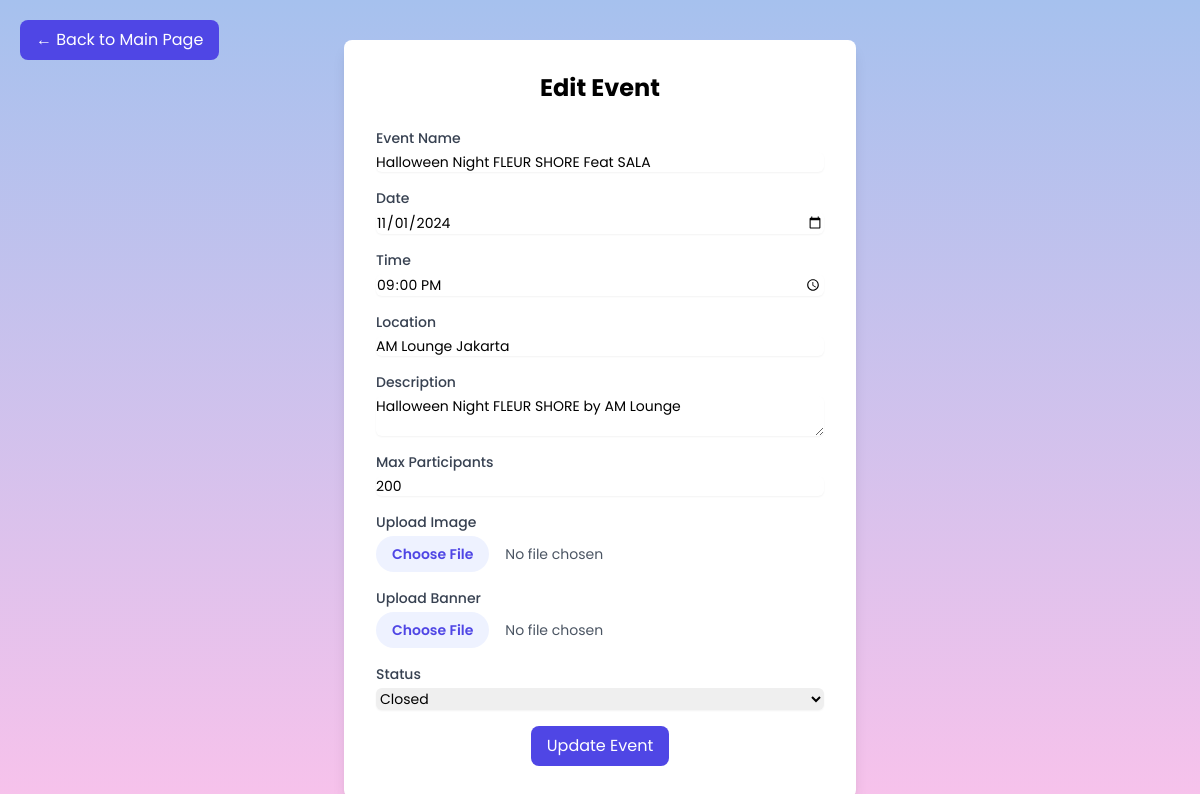
The app's page /admin/edit_event.php?id=12 (signed in) with its own data.
### tables this page shows
CREATE TABLE `events` (
  `id` int(11) NOT NULL,
  `name` varchar(255) NOT NULL,
  `date` date NOT NULL,
  `time` time DEFAULT NULL,
  `location` varchar(255) NOT NULL,
  `description` text DEFAULT NULL,
  `max_participants` int(11) NOT NULL,
  `image_path` varchar(255) DEFAULT NULL,
  `banner_path` varchar(255) DEFAULT NULL,
  `status` enum('open','closed','canceled') DEFAULT 'open',
  `details` text DEFAULT NULL,
  `location_details` varchar(255) DEFAULT NULL
);

### admin/edit_event.php (the view, shortened to what this page needs)
<?php
include 'koneksi.php';
if (isset($_GET['id'])) {
    $event_id = $_GET['id'];
    $stmt = $conn->prepare("SELECT * FROM events WHERE id = ?");
    $stmt->bind_param("i", $event_id);
    $stmt->execute();
    $result = $stmt->get_result();
    $event = $result->fetch_assoc();
} else {
    echo "No event ID specified.";
    header("Location: indexadmin.php");
    exit();
}
?>
<!DOCTYPE html>
<html lang="en">
<head>
    <script src="https://cdn.tailwindcss.com"></script>
</head>
<body class="font-[Poppins] bg-gradient-to-t from-[#fbc2eb] to-[#a6c1ee] min-h-screen flex justify-center items-center relative">
    <a href="indexadmin.php" class="absolute top-5 left-5 bg-indigo-600 text-white px-4 py-2 rounded-lg hover:bg-indigo-700 focus:ring-4 focus:ring-indigo-300">
        &larr; Back to Main Page
    </a>
    <div class="bg-white p-8 rounded-lg shadow-lg w-full max-w-lg mt-10 mb-10">
        <h1 class="text-2xl font-bold mb-6 text-center">Edit Event</h1>
        <form method="post" enctype="multipart/form-data" class="space-y-4">
            <div>
                <label class="block text-sm font-medium text-gray-700">Event Name</label>
                <input type="text" name="name" value="<?php echo $event['name'] ?? ''; ?>" class="mt-1 block w-full rounded-md border-gray-300 shadow-sm focus:border-indigo-500 focus:ring-indigo-500 sm:text-sm" required>
            </div>
            <div>
                <label class="block text-sm font-medium text-gray-700">Date</label>
                <input type="date" name="date" value="<?php echo $event['date'] ?? ''; ?>" class="mt-1 block w-full rounded-md border-gray-300 shadow-sm focus:border-indigo-500 focus:ring-indigo-500 sm:text-sm" required>
            </div>
            <div>
                <label class="block text-sm font-medium text-gray-700">Time</label>
                <input type="time" name="time" value="<?php echo $event['time'] ?? ''; ?>" class="mt-1 block w-full rounded-md border-gray-300 shadow-sm focus:border-indigo-500 focus:ring-indigo-500 sm:text-sm" required>
            </div>
            <div>
                <label class="block text-sm font-medium text-gray-700">Location</label>
                <input type="text" name="location" value="<?php echo $event['location'] ?? ''; ?>" class="mt-1 block w-full rounded-md border-gray-300 shadow-sm focus:border-indigo-500 focus:ring-indigo-500 sm:text-sm" required>
            </div>
            <div>
                <label class="block text-sm font-medium text-gray-700">Description</label>
                <textarea name="description" class="mt-1 block w-full rounded-md border-gray-300 shadow-sm focus:border-indigo-500 focus:ring-indigo-500 sm:text-sm"><?php echo $event['description'] ?? ''; ?></textarea>
            </div>
            <div>
                <label class="block text-sm font-medium text-gray-700">Max Participants</label>
                <input type="number" name="max_participants" value="<?php echo $event['max_participants'] ?? ''; ?>" class="mt-1 block w-full rounded-md border-gray-300 shadow-sm focus:border-indigo-500 focus:ring-indigo-500 sm:text-sm" required>
            </div>
            <div>
                <label class="block text-sm font-medium text-gray-700">Upload Image</label>
                <input type="file" name="image" class="mt-1 block w-full text-sm text-gray-600 file:mr-4 file:py-2 file:px-4 file:rounded-full file:border-0 file:text-sm file:font-semibold file:bg-indigo-50 file:text-indigo-600 hover:file:bg-indigo-100">
            </div>
            <div>
                <label class="block text-sm font-medium text-gray-700">Upload Banner</label>
                <input type="file" name="banner" class="mt-1 block w-full text-sm text-gray-600 file:mr-4 file:py-2 file:px-4 file:rounded-full file:border-0 file:text-sm file:font-semibold file:bg-indigo-50 file:text-indigo-600 hover:file:bg-indigo-100">
            </div>
            <div>
                <label class="block text-sm font-medium text-gray-700">Status</label>
                <select name="status" class="mt-1 block w-full rounded-md border-gray-300 shadow-sm focus:border-indigo-500 focus:ring-indigo-500 sm:text-sm">
                    <option value="closed" <?php echo ($event['status'] == 'closed') ? 'selected' : ''; ?>>Closed</option>
                </select>
            </div>
            <div class="text-center">
                <button type="submit" name="edit_event" class="bg-indigo-600 text-white px-4 py-2 rounded-lg hover:bg-indigo-700 focus:ring-4 focus:ring-indigo-300">Update Event</button>
            </div>
        </form>
    </div>
</body>
</html>

### records on screen
events: name "Halloween Night FLEUR SHORE Feat SALA", date "11/01/2024", time "21:00:00", location "AM Lounge Jakarta", description "Halloween Night FLEUR SHORE by AM Lounge", max_participants "200", status "Closed"
